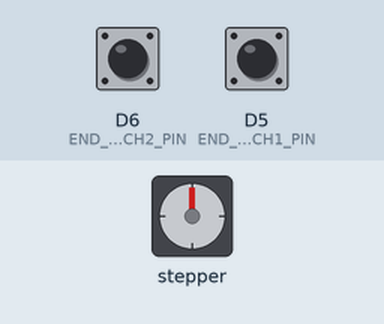
Simulated run of this sketch. Board: ESP8266 (NodeMCU). Shown: stepper motor. The inputs (shaded band) are chosen by the test bench; at power-on: D5 (END_SWITCH1_PIN) HIGH, D6 (END_SWITCH2_PIN) HIGH. WiFi joins after 1.5 s; servers stay silent unless stated; stepper angles assume 2048 steps per turn; what the sketch prints to the serial monitor is not drawn.

Above: at 2.3 s.
2.4 s: D5 (END_SWITCH1_PIN) pulled LOW for 0.15 s
At 4.8 s:
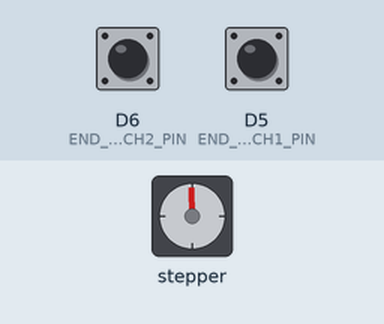
5.5 s: D6 (END_SWITCH2_PIN) pulled LOW for 0.15 s
8.6 s: D6 (END_SWITCH2_PIN) pulled LOW for 1 s
At 10.7 s:
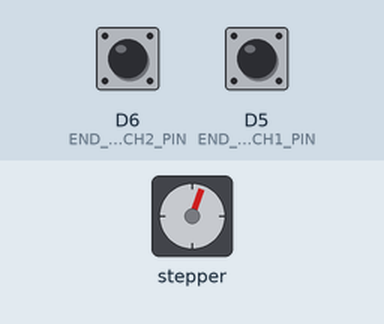
11.6 s: D6 (END_SWITCH2_PIN) pulled LOW for 3.2 s
At 25.43 s:
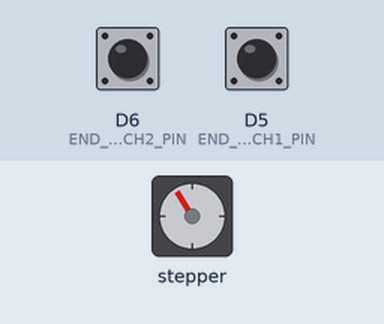
Timing chart, 0 to 25.7 s (numbered marks = the images above; inputs shaded):
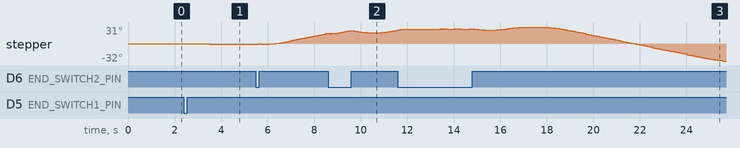

The sketch:

nodes.ino
```cpp
#include <ESP8266WiFi.h>
#include <ESP8266WebServer.h>
#include <WiFiUdp.h>
#include <AccelStepper.h>

// WiFi credentials
const char* ssid = "ceilc2";
const char* password = "PASSWORD_HERE";

// Static IP address configuration
IPAddress local_IP(192, 168, 1, 2); // Change this for each slave (192.168.1.2, 192.168.1.3, etc.)
IPAddress gateway(192, 168, 1, 1);
IPAddress subnet(255, 255, 255, 0);

// Master IP address
IPAddress masterIP(192, 168, 1, 99);

ESP8266WebServer server(80);
WiFiUDP udp;
unsigned int localUdpPort = 4210;

#define MOTOR_PIN1 D1
#define MOTOR_PIN2 D2
#define MOTOR_PIN3 D3
#define MOTOR_PIN4 D4

#define END_SWITCH1_PIN D5
#define END_SWITCH2_PIN D6

AccelStepper stepper(AccelStepper::FULL4WIRE, MOTOR_PIN1, MOTOR_PIN2, MOTOR_PIN3, MOTOR_PIN4);

int maxAngle = 180;
int speed = 50;
int zeroPosition = 0;

unsigned long lastHeartbeat = 0;

void setupWiFi() {
  WiFi.config(local_IP, gateway, subnet);
  WiFi.begin(ssid, password);

  while (WiFi.status() != WL_CONNECTED) {
    delay(500);
    Serial.print(".");
  }

  Serial.println("WiFi connected");
  Serial.println(WiFi.localIP());
}

void setupServer() {
  server.on("/update", handleUpdate);
  server.begin();
  Serial.println("HTTP server started");
}

void calibrateZero() {
  stepper.setSpeed(100);
  while (digitalRead(END_SWITCH1_PIN) != LOW) {
    stepper.runSpeed();
  }
  stepper.stop();

  stepper.setSpeed(-100);
  while (digitalRead(END_SWITCH2_PIN) != LOW) {
    stepper.runSpeed();
  }
  stepper.stop();

  zeroPosition = (stepper.currentPosition() / 2);
  stepper.setCurrentPosition(0);
  stepper.moveTo(zeroPosition);
  stepper.runToPosition();
}

void handleUpdate() {
  speed = server.arg("speed").toInt();
  maxAngle = server.arg("angle").toInt();
  server.send(200, "text/plain", "Update received");
}

void sendHeartbeat() {
  String message = "heartbeat" + String(WiFi.localIP()[3]);
  udp.beginPacket(masterIP, localUdpPort);
  udp.write(message.c_str());
  udp.endPacket();
}

void checkIncomingPacket() {
  int packetSize = udp.parsePacket();
  if (packetSize) {
    char incomingPacket[255];
    int len = udp.read(incomingPacket, 255);
    if (len > 0) {
      incomingPacket[len] = 0;
    }

    String packet = String(incomingPacket);
    if (packet.startsWith("speed=")) {
      speed = packet.substring(6, packet.indexOf('&')).toInt();
      maxAngle = packet.substring(packet.indexOf('=') + 1).toInt();
    }
  }
}

void moveToTargetPosition(int targetPosition) {
  stepper.setMaxSpeed(speed);
  stepper.setAcceleration(50);
  stepper.moveTo(targetPosition);
  while (stepper.distanceToGo() != 0) {
    stepper.run();
    if (digitalRead(END_SWITCH1_PIN) == LOW || digitalRead(END_SWITCH2_PIN) == LOW) {
      stepper.setSpeed(-stepper.speed());
    }
  }
}

void loop() {
  server.handleClient();
  checkIncomingPacket();

  int targetPosition = zeroPosition + maxAngle;
  moveToTargetPosition(targetPosition);
  delay(1000);

  moveToTargetPosition(zeroPosition - maxAngle);
  delay(1000);

  if (millis() - lastHeartbeat > 1000) {
    sendHeartbeat();
    lastHeartbeat = millis();
  }
}

void setup() {
  Serial.begin(115200);
  setupWiFi();
  udp.begin(localUdpPort);
  setupServer();

  pinMode(END_SWITCH1_PIN, INPUT_PULLUP);
  pinMode(END_SWITCH2_PIN, INPUT_PULLUP);

  calibrateZero();
}
```
